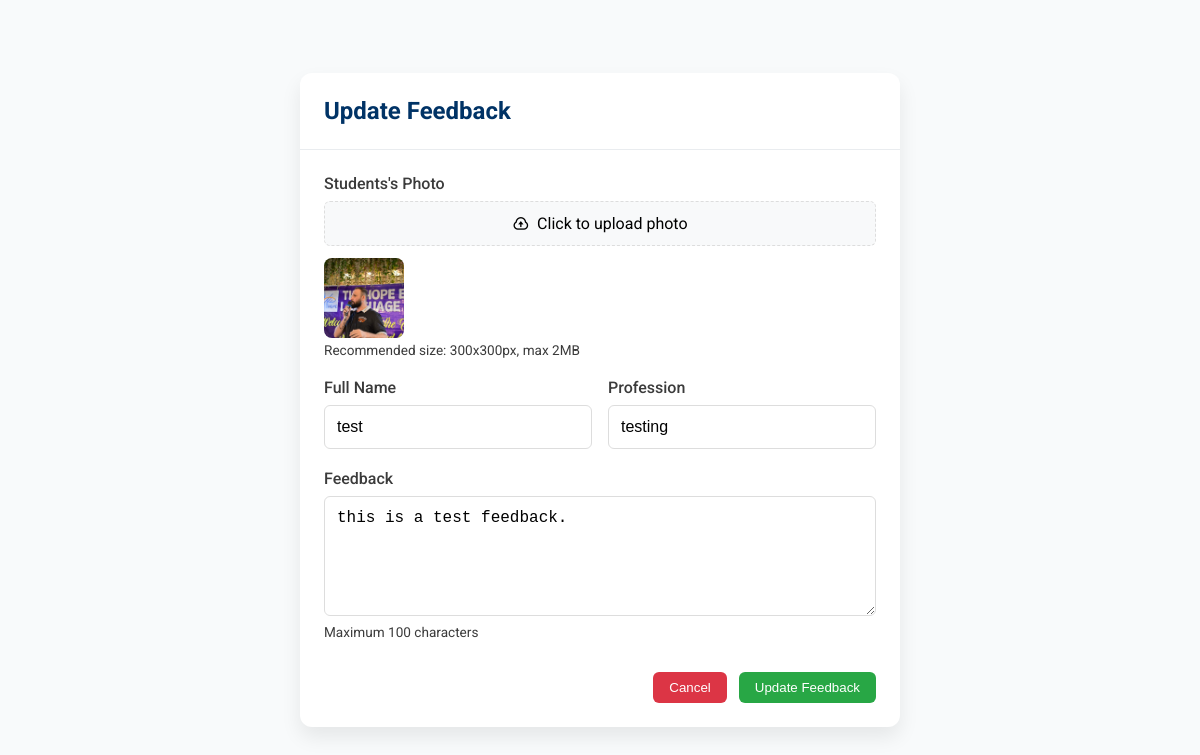
Page /admin/updateFeedback.php?id=3 (signed in) on the committed database.
### tables this page shows
CREATE TABLE `feedback` (
  `id` int(11) NOT NULL,
  `name` varchar(100) NOT NULL,
  `profession` varchar(100) NOT NULL,
  `feedback` text NOT NULL,
  `photo_url` varchar(255) NOT NULL,
  `created_at` timestamp NOT NULL DEFAULT current_timestamp()
);

### admin/updateFeedback.php (the view, shortened to what this page needs)
<!DOCTYPE html>
<html lang="en">
<head>
    <link
        href="https://cdn.jsdelivr.net/npm/remixicon@4.5.0/fonts/remixicon.css"
        rel="stylesheet" />
    <link rel="stylesheet" href="../assets/css/updateForms.css" />
</head>
<body>
    <div class="update-page">
        <div class="modal-content">
            <div class="modal-header">
                <h2 id="updateModalTitle">Update Feedback</h2>
            </div>
            <?php
            include 'config.php';
            $id = $_GET['id'];
            $sql = "SELECT * FROM feedback WHERE id = {$id}";
            $result = mysqli_query($connect, $sql);
            if (mysqli_num_rows($result) > 0) {
                while ($row = mysqli_fetch_assoc($result)) {
            ?>
                    <form id="" action="<?php $_SERVER['PHP_SELF'] ?>" method="post" enctype="multipart/form-data">
                        <div class="modal-body">
                            <div class="form-group">
                                <label class="form-label">Students's Photo</label>
                                <div class="file-input-container">
                                    <div class="file-input-label">
                                        <i class="ri-upload-cloud-line"></i>
                                        <span>Click to upload photo</span>
                                    </div>
                                </div>
                                <div class="file-preview" id="updatePhotoPreview">
                                    <?php if (!empty($row['photo_url'])) { ?>
                                        <img src="<?php echo $row['photo_url']; ?>" alt="Student Photo" />
                                    <?php } ?>
                                </div>
                                <div class="form-help">Recommended size: 300x300px, max 2MB</div>
                            </div>
                            <div class="form-row">
                                <div class="form-group">
                                    <label class="form-label">Full Name</label>
                                    <input type="text" id="" class="form-control" name="name" required value="<?php echo $row['name'] ?>" />
                                </div>
                                <div class="form-group">
                                    <label class="form-label">Profession</label>
                                    <input type="text" id="" class="form-control" name="profession" required value="<?php echo $row['profession'] ?>" />
                                </div>
                            </div>
                            <div class="form-group">
                                <label class="form-label">Feedback</label>
                                <textarea id="" class="form-control" name="review" rows="4"><?php echo $row['feedback'] ?></textarea>
                                <div class="form-help">Maximum 100 characters</div>
                            </div>
                        </div>
                        <div class="modal-footer">
                            <button type="button" class="btn btn-danger" id="updateCancelBtn">Cancel</button>
                            <button type="submit" class="btn btn-success" id="updateSaveBtn">Update Feedback</button>
                        </div>
                    </form>
            <?php
                }
            }
            ?>
        </div>
    </div>
</body>
</html>

### assets/css/updateForms.css (style rules this page uses)
:root { --text-color-d: #3b3b3b; --txt-color-l: #ffff; --txt-hover-color: #0860b8; --txt-color2: #003366; --btn-color: linear-gradient(135deg, #4e9eff, #267ae7); --btn-hover-color: linear-gradient(135deg, #5ca7ff, #3c85e0); --bg-color-l: #E0E0E0; --bg-color-d: #F8FAFB; --box-shadow: 0 10px 20px rgba(0, 0, 0, 0.08); --roboto: "Roboto", sans-serif; --satisfy-font: "Satisfy", cursive; }
* { padding: 0; margin: 0; box-sizing: border-box; }
body { min-height: 100vh; width: 100%; display: flex; font-family: var(--roboto); background: var(--bg-color-d); overflow-x: hidden; }
.update-page { width: 100%; display: flex; align-items: center; justify-content: center; }
.update-page .modal-content { background: white; border-radius: 12px; width: 100%; max-width: 600px; max-height: 90vh; overflow-y: auto; box-shadow: var(--box-shadow); }
.update-page .modal-header { padding: 1.5rem; border-bottom: 1px solid #e9ecef; display: flex; justify-content: space-between; align-items: center; }
.update-page .modal-header h2 { font-size: 1.5rem; color: var(--txt-color2); }
.update-page .modal-body { padding: 1.5rem 1.5rem 0; }
.update-page .modal-footer { padding: 0.8rem 1.5rem 1.5rem; display: flex; justify-content: flex-end; gap: 0.75rem; }
.update-page .btn { padding: 0.5rem 1rem; color: white; border: none; border-radius: 6px; cursor: pointer; font-weight: 500; display: inline-flex; align-items: center; gap: 0.5rem; transition: background-color 0.2s; text-decoration: none; }
.update-page .btn-success { background-color: #28a745; }
.update-page .btn-danger { background-color: #dc3545; }
.update-page .form-group { margin-bottom: 1.25rem; }
.update-page .form-row { display: grid; grid-template-columns: 1fr 1fr; gap: 1rem; }
.update-page .form-label { display: block; margin-bottom: 0.5rem; font-weight: 500; color: var(--text-color-d); }
.update-page .form-control { width: 100%; padding: 0.75rem; border: 1px solid #ddd; border-radius: 6px; font-size: 1rem; transition: border-color 0.2s; }
.update-page textarea.form-control { min-height: 120px; resize: vertical; }
.update-page .form-help { font-size: 0.85rem; color: var(--text-color-d); margin-top: 0.25rem; }
.update-page .file-input-container { position: relative; overflow: hidden; display: inline-block; width: 100%; }
.update-page .file-input-label { display: flex; align-items: center; justify-content: center; gap: 0.5rem; padding: 0.75rem; background-color: #f8f9fa; border: 1px dashed #ddd; border-radius: 6px; cursor: pointer; text-align: center; transition: all 0.2s; }
.update-page .file-preview { width: 80px; height: 80px; border-radius: 8px; overflow: hidden; margin-top: 0.5rem; }
.update-page .file-preview img { width: 100%; height: 100%; object-fit: cover; }

### rows in the picture
feedback: photo_url (picture), name "test", profession "testing", review "this is a test feedback."
